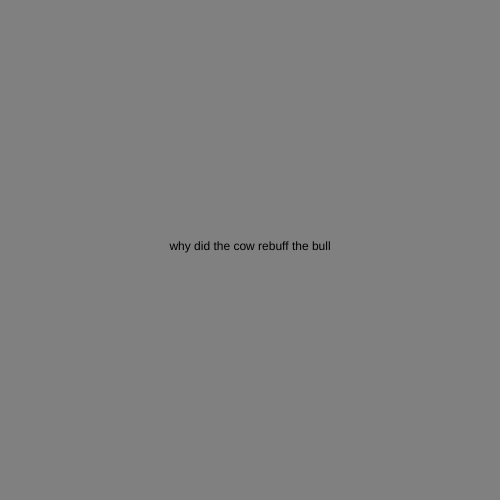
Frame 1 (no input)
Frame 60 (no input): identical to frame 1, image omitted
Frame 120 (the mouse pressed at the canvas centre since frame 60): identical to frame 1, image omitted

The p5.js sketch that drew this single still picture (run headless with seeded random() and noise() and a simulated clock; from frame 60 on, the mouse is pressed at the canvas centre):

// p5.js sketch
// ── sketch.js
let state = 0;
let timer = 0;

function setup() {
  createCanvas(500, 500);
  textAlign (CENTER);

}

function draw() {
switch (state) {
  case 0:
    background ("grey");
    text ("why did the cow rebuff the bull", width/2, height/2);
    break;
    case 1:
      background ("blue");
      text ("because....", width/2, height/2);
      break;
    case 2:
      background ("purple");
      text ("they weren't in the moooo-d", width/2, height/2);
break;
}
timer++;
if (timer > 3* 60){ 
  timer = 0;
  state++ ;
  if (state > 3) {
    state = 0;
  }
}
}
